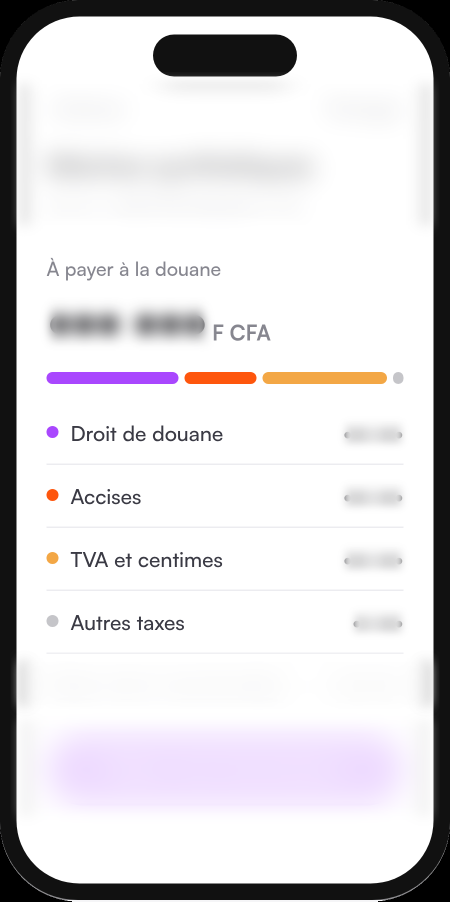
#> input picture media/bonzini-cargo-reel/teaser-douane/assets/img/cap/C1a_frost.png, 900 x 1803 px (shown at 1/2 size)
$ python -i quad_track.py   (imports and definitions only)   (older library calls are emulated)
#> lines starting #> are read from the running program, lines starting #| are printed output that depends on the picture
#> further down, picture is the input picture: shape (1803, 900, 3); mean B, G, R 218.9, 216.5, 218.7
"""quad_track.py CLIP T_KEY T_OTHER QUADJSON — propagate a hand-keyed quadrilateral (4 corners, source px) from frame T_KEY
to every frame towards T_OTHER with an ECC homography on the region around the quad (gradient magnitude images), as a
STARTING POINT for hand keys (every result is drawn and checked by eye with zoomgrid.py --pts). Prints {t: [[x,y]×4]}."""
import json, sys, subprocess, os
import numpy as np, cv2
HERE = os.path.dirname(os.path.abspath(__file__)); P = os.path.abspath(os.path.join(HERE, '..'))
# [1 line that did not run here, left out]
dw, dh = 576, 1024
# [1 line that did not run here, left out]
# [1 line that did not run here, left out]
# [1 line that did not run here, left out]
def grad(im):
    g = cv2.GaussianBlur(cv2.cvtColor(im, cv2.COLOR_BGR2GRAY).astype(np.float32), (0, 0), 1.2)
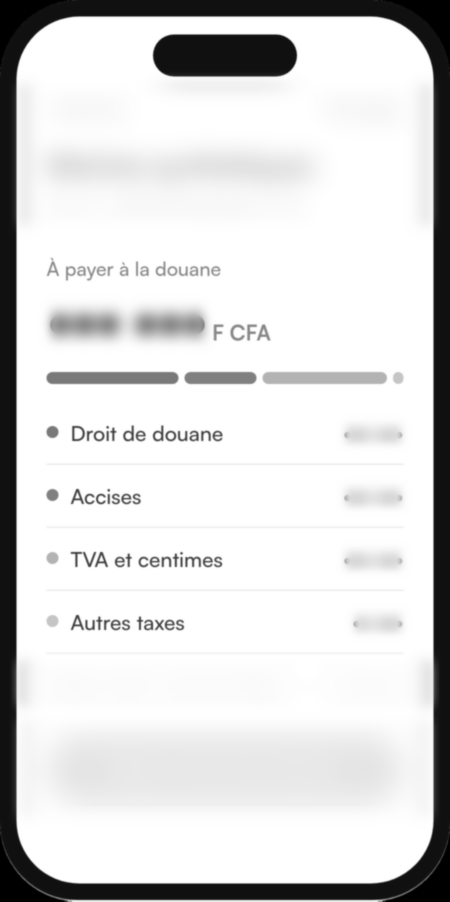
#> g: shape (1803, 900) float32 (shown at 1/2 size); min 0, max 255, mean 217.4
    return cv2.magnitude(cv2.Sobel(g, cv2.CV_32F, 1, 0), cv2.Sobel(g, cv2.CV_32F, 0, 1))
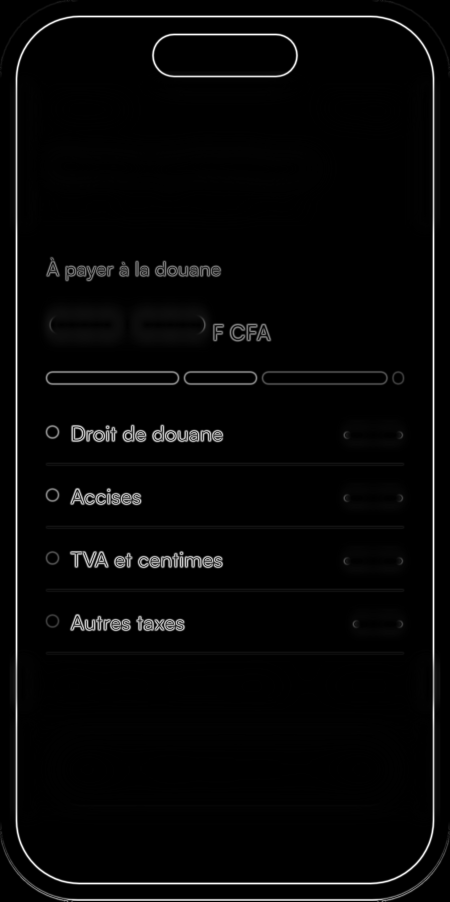
#> returned value: shape (1803, 900) float32 (shown at 1/2 size); min 0, max 550.8, mean 14.3; drawn with min black and max white
# [1 line that did not run here, left out]
# [13 lines not run here, left out]

>>> import cv2
>>> picture = cv2.imread('../../../teaser-douane/assets/img/cap/C1a_frost.png')
>>> result = grad(picture)

$ run again, on media/bonzini-cargo-reel/teaser-douane/assets/img/cap/C2p_0.png
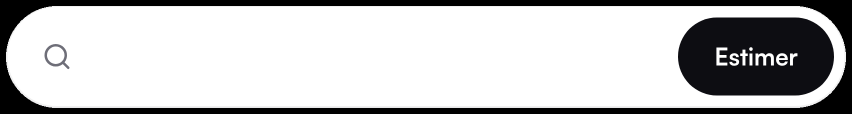
#> input picture media/bonzini-cargo-reel/teaser-douane/assets/img/cap/C2p_0.png, 1704 x 228 px (shown at 1/2 size)
#> picture is the input picture: shape (228, 1704, 3); mean B, G, R 193.2, 192.7, 192.7
#> in grad, `g = cv2.GaussianBlur(cv2.cvtColor(im, cv2.COLOR_BGR2GRAY).astype(np.fl..`:
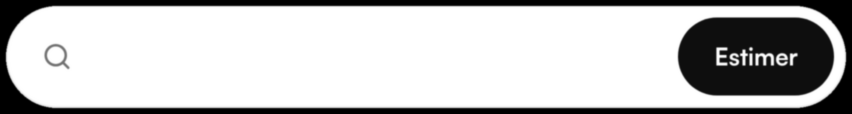
#> g: shape (228, 1704) float32 (shown at 1/2 size); min 0, max 255, mean 192.8
#> in grad, `return cv2.magnitude(cv2.Sobel(g, cv2.CV_32F, 1, 0), cv2.Sobel(g, cv2...`:
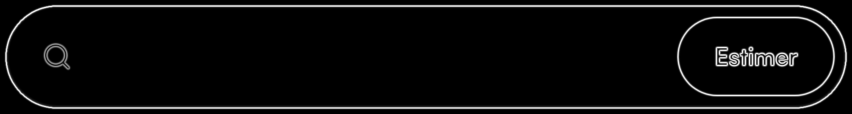
#> returned value: shape (228, 1704) float32 (shown at 1/2 size); min 0, max 578.9, mean 27.4; drawn with min black and max white
